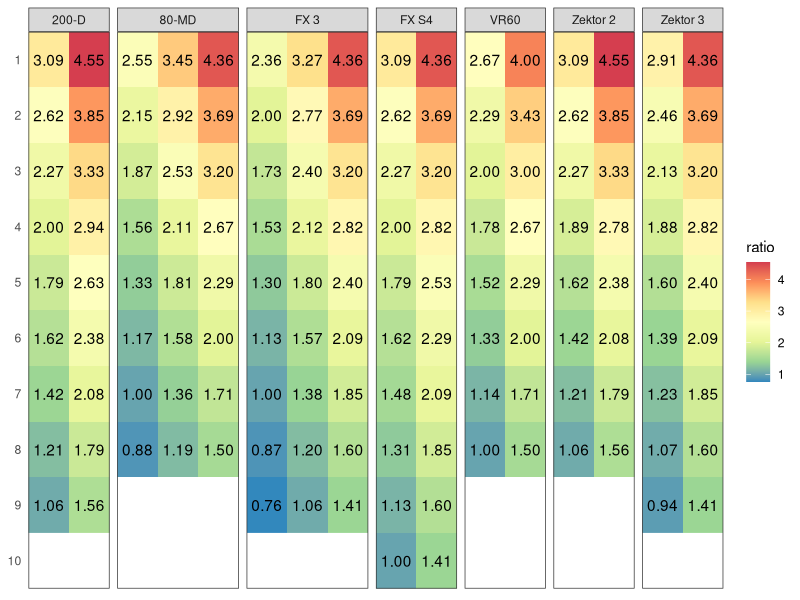
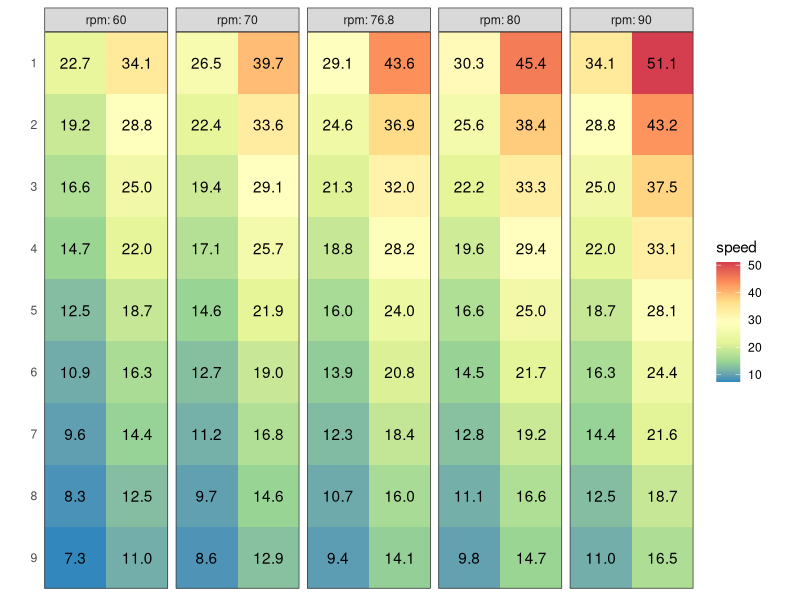
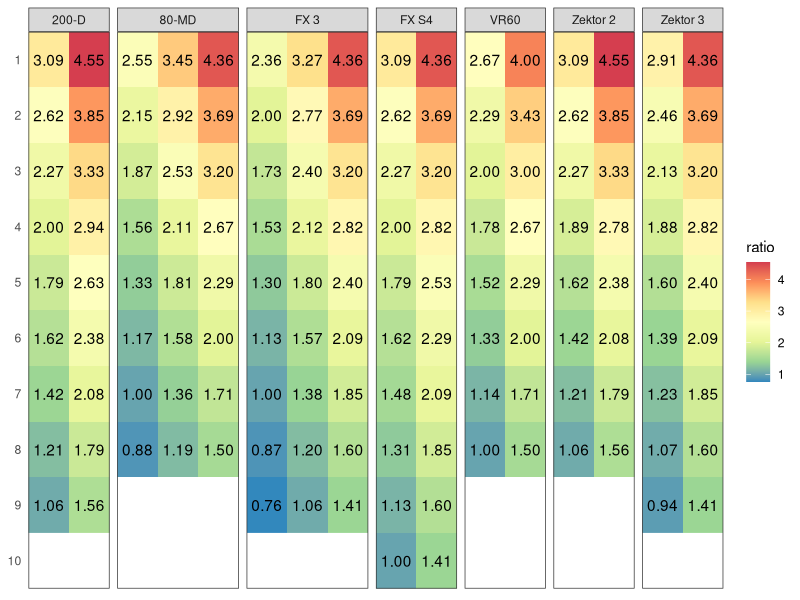
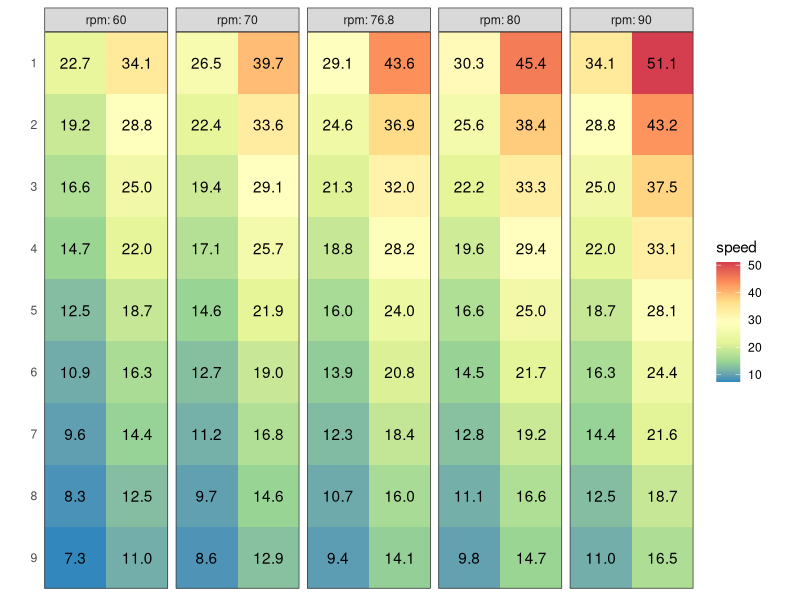

The R script that drew these images, in order:
library(tidyverse)

make_table = function(name, front, rear) {
  .front = tibble(front) %>% rownames_to_column("x")
  .rear = tibble(rear) %>% rownames_to_column("y")
  tidyr::crossing(
    name,
    front = .front$front,
    rear = .rear$rear
  ) %>%
    dplyr::left_join(.front, by = "front") %>%
    dplyr::left_join(.rear, by = "rear")
}

speed = function(ratio=1.0, rpm=90, diameter=0.69) {
  ratio * rpm * pi * diameter * 60 / 1000
}
speed(2.4)

gear_df = dplyr::bind_rows(
  make_table("80-MD", c(48, 38, 28), c(11, 13, 15, 18, 21, 24, 28, 32)),
  make_table("200-D", c(50, 34), c(11, 13, 15, 17, 19, 21, 24, 28, 32)),
  make_table("FX 3", c(48, 36, 26), c(11, 13, 15, 17, 20, 23, 26, 30, 34)),
  make_table("FX S4", c(48, 34), c(11, 13, 15, 17, 19, 21, 23, 26, 30, 34)),
  make_table("Zektor 2", c(50, 34), c(11, 13, 15, 18, 21, 24, 28, 32)),
  make_table("Zektor 3", c(48, 32), c(11, 13, 15, 17, 20, 23, 26, 30, 34)),
  make_table("VR60", c(48, 32), c(12, 14, 16, 18, 21, 24, 28, 32))
) %>%
  dplyr::mutate(ratio = front / rear) %>%
  print()

.pg = gear_df %>%
  ggplot(aes(ordered(x, levels = 3:1), ordered(y, levels = 10:1))) +
  geom_raster(aes(fill = ratio)) +
  geom_text(aes(label = sprintf("%.2f", ratio))) +
  facet_grid(. ~ name, scale = "free_x", space = "free_x") +
  scale_fill_distiller(palette = "Spectral") +
  coord_cartesian(expand = FALSE) +
  theme_bw() +
  theme(
    panel.grid = element_blank(),
    axis.title = element_blank(),
    axis.text.x = element_blank(),
    axis.ticks = element_blank()
  )
.pg
ggsave("bicycle-gear.png", .pg, width = 7, height = 4)

speed_df = tibble::tibble(
  rpm = c(60, 70, 76.8, 80, 90),
  gear = list(gear_df %>% dplyr::filter(name == "Zektor 3"))
) %>%
  tidyr::unnest() %>%
  dplyr::mutate(speed = speed(ratio, rpm)) %>%
  print()

.ps = speed_df %>%
  ggplot(aes(ordered(x, levels = 2:1), ordered(y, levels = 10:1))) +
  geom_raster(aes(fill = speed)) +
  geom_text(aes(label = sprintf("%.1f", speed))) +
  facet_grid(. ~ rpm, labeller = label_both) +
  scale_fill_distiller(palette = "Spectral") +
  coord_fixed(expand = FALSE) +
  theme_bw() +
  theme(
    panel.grid = element_blank(),
    axis.title = element_blank(),
    axis.text.x = element_blank(),
    axis.ticks = element_blank()
  )
.ps
ggsave("bicycle-speed.png", .ps, width = 5, height = 4)
